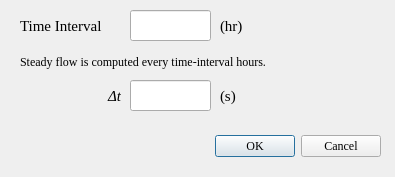
<?xml version="1.0" encoding="UTF-8"?>
<ui version="4.0">
 <class>sediQuasiOption</class>
 <widget class="QDialog" name="sediQuasiOption">
  <property name="geometry">
   <rect>
    <x>0</x>
    <y>0</y>
    <width>395</width>
    <height>177</height>
   </rect>
  </property>
  <property name="font">
   <font>
    <family>Times New Roman</family>
   </font>
  </property>
  <property name="windowTitle">
   <string>Sediment Quasi Modeling Options</string>
  </property>
  <property name="accessibleDescription">
   <string notr="true"/>
  </property>
  <widget class="QDialogButtonBox" name="buttonBox">
   <property name="geometry">
    <rect>
     <x>40</x>
     <y>130</y>
     <width>341</width>
     <height>32</height>
    </rect>
   </property>
   <property name="orientation">
    <enum>Qt::Horizontal</enum>
   </property>
   <property name="standardButtons">
    <set>QDialogButtonBox::Cancel|QDialogButtonBox::Ok</set>
   </property>
  </widget>
  <widget class="QLabel" name="label">
   <property name="geometry">
    <rect>
     <x>20</x>
     <y>10</y>
     <width>181</width>
     <height>31</height>
    </rect>
   </property>
   <property name="font">
    <font>
     <pointsize>11</pointsize>
    </font>
   </property>
   <property name="text">
    <string>Time Interval</string>
   </property>
  </widget>
  <widget class="QLineEdit" name="timeIntervalEdit">
   <property name="geometry">
    <rect>
     <x>130</x>
     <y>10</y>
     <width>81</width>
     <height>31</height>
    </rect>
   </property>
  </widget>
  <widget class="QLabel" name="label_2">
   <property name="geometry">
    <rect>
     <x>220</x>
     <y>10</y>
     <width>71</width>
     <height>31</height>
    </rect>
   </property>
   <property name="font">
    <font>
     <pointsize>11</pointsize>
    </font>
   </property>
   <property name="text">
    <string>(hr)</string>
   </property>
  </widget>
  <widget class="QLabel" name="label_3">
   <property name="geometry">
    <rect>
     <x>20</x>
     <y>85</y>
     <width>101</width>
     <height>21</height>
    </rect>
   </property>
   <property name="font">
    <font>
     <pointsize>11</pointsize>
     <italic>true</italic>
    </font>
   </property>
   <property name="text">
    <string>Δt</string>
   </property>
   <property name="alignment">
    <set>Qt::AlignRight|Qt::AlignTrailing|Qt::AlignVCenter</set>
   </property>
  </widget>
  <widget class="QLineEdit" name="dtEdit">
   <property name="geometry">
    <rect>
     <x>130</x>
     <y>80</y>
     <width>81</width>
     <height>31</height>
    </rect>
   </property>
  </widget>
  <widget class="QLabel" name="label_4">
   <property name="geometry">
    <rect>
     <x>220</x>
     <y>80</y>
     <width>58</width>
     <height>31</height>
    </rect>
   </property>
   <property name="font">
    <font>
     <pointsize>11</pointsize>
    </font>
   </property>
   <property name="text">
    <string>(s)</string>
   </property>
  </widget>
  <widget class="QLabel" name="label_5">
   <property name="geometry">
    <rect>
     <x>20</x>
     <y>46</y>
     <width>361</width>
     <height>31</height>
    </rect>
   </property>
   <property name="font">
    <font>
     <family>Times New Roman</family>
    </font>
   </property>
   <property name="text">
    <string>Steady flow is computed every time-interval hours.</string>
   </property>
  </widget>
 </widget>
 <resources/>
 <connections>
  <connection>
   <sender>buttonBox</sender>
   <signal>accepted()</signal>
   <receiver>sediQuasiOption</receiver>
   <slot>accept()</slot>
   <hints>
    <hint type="sourcelabel">
     <x>258</x>
     <y>134</y>
    </hint>
    <hint type="destinationlabel">
     <x>157</x>
     <y>159</y>
    </hint>
   </hints>
  </connection>
  <connection>
   <sender>buttonBox</sender>
   <signal>rejected()</signal>
   <receiver>sediQuasiOption</receiver>
   <slot>reject()</slot>
   <hints>
    <hint type="sourcelabel">
     <x>326</x>
     <y>140</y>
    </hint>
    <hint type="destinationlabel">
     <x>286</x>
     <y>159</y>
    </hint>
   </hints>
  </connection>
 </connections>
</ui>
